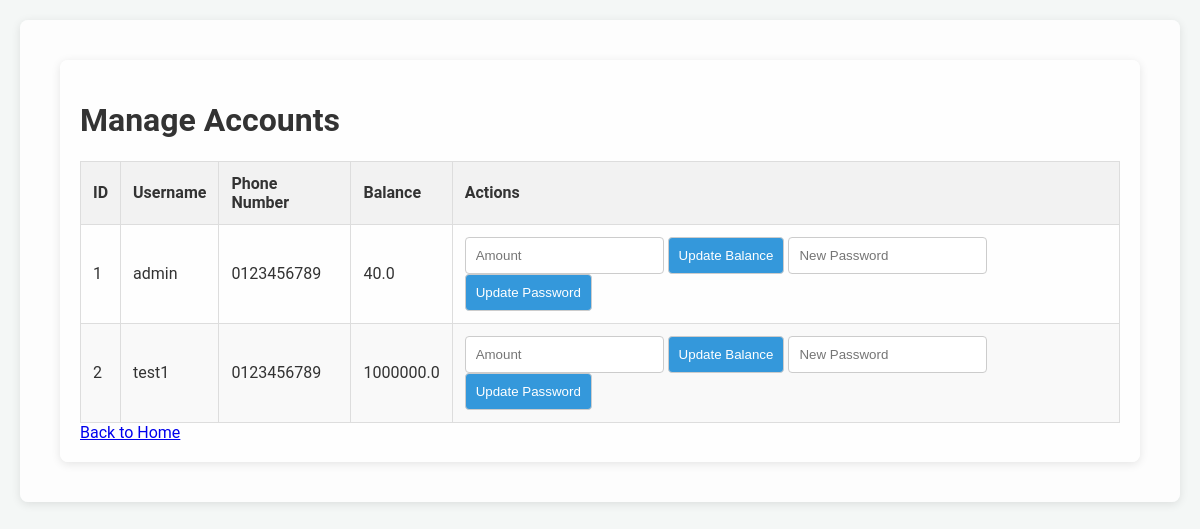
/manage_accounts (signed in), run on an earlier commit of the app's database.
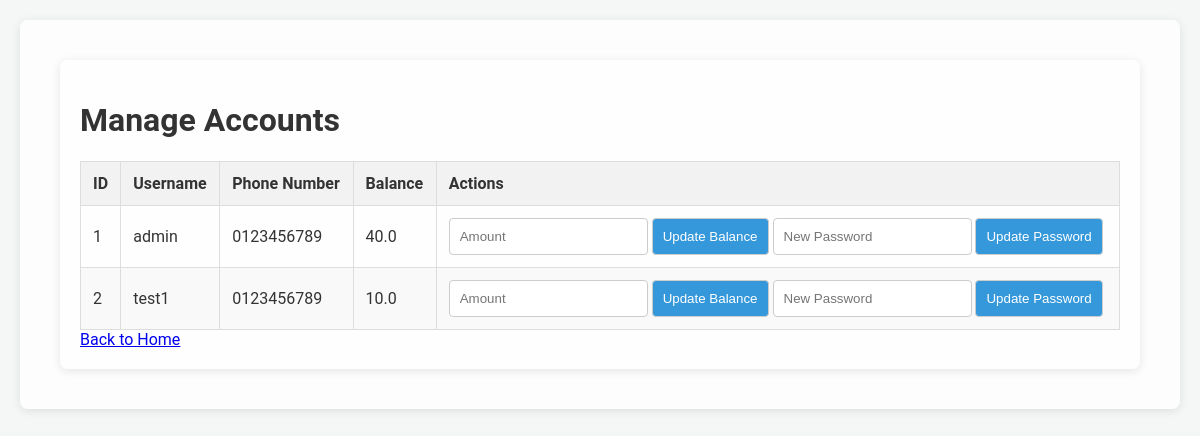
And on a later commit of the database.
### tables this page shows
CREATE TABLE users (
            id INTEGER PRIMARY KEY,
            username TEXT NOT NULL UNIQUE,
            password_hash TEXT NOT NULL
        , email TEXT, phone_number TEXT, gender TEXT, balance REAL DEFAULT 0.0, name TEXT);

### app.py (the view, shortened to what this page needs)
@app.route('/manage_accounts', methods=['GET', 'POST'])
def manage_accounts():
    user_id = session.get('user_id')
    if not user_id:
        flash('You need to log in to manage accounts.')
        return redirect(url_for('login'))
    user = get_user_by_id(user_id)
    if user is None or user[1] != 'admin':
        flash('You do not have permission to manage accounts.')
        return redirect(url_for('home'))
    users = get_all_users()
    return render_template('manage_accounts.html', users=users)

### database.py (called while the page is built)
def get_user_by_id(user_id):
    conn = sqlite3.connect('bus_reservation.db')
    cursor = conn.cursor()
    cursor.execute('SELECT * FROM users WHERE id = ?', (user_id,))
    user = cursor.fetchone()
    conn.close()
    return user

def get_all_users():
    conn = sqlite3.connect('bus_reservation.db')
    cursor = conn.cursor()
    cursor.execute('SELECT id, username, phone_number, balance FROM users')
    users = cursor.fetchall()
    conn.close()
    return users

### templates/manage_accounts.html (shortened to what this page needs)
{% extends "base.html" %}
{% block content %}
<div class="container">
    <h1>Manage Accounts</h1>
    <table>
        <thead>
            <tr>
                <th>ID</th>
                <th>Username</th>
                <th>Phone Number</th>
                <th>Balance</th>
                <th>Actions</th>
            </tr>
        </thead>
        <tbody>
            {% for user in users %}
            <tr>
                <td>{{ user[0] }}</td>
                <td>{{ user[1] }}</td>
                <td>{{ user[2] }}</td>
                <td>{{ user[3] }}</td>
                <td>
                    <form action="{{ url_for('manage_accounts') }}" method="POST" style="display:inline;">
                        <input type="number" name="amount" placeholder="Amount" required>
                        <button type="submit">Update Balance</button>
                    </form>
                    <form action="{{ url_for('manage_accounts') }}" method="POST" style="display:inline;">
                        <input type="password" name="new_password" placeholder="New Password" required>
                        <button type="submit">Update Password</button>
                    </form>
                </td>
            </tr>
            {% endfor %}
        </tbody>
    </table>
    <a href="{{ url_for('home') }}">Back to Home</a>
</div>
{% endblock %}

### templates/base.html (shortened to what this page needs)
<!DOCTYPE html>
<html lang="en">
<head>
    <link rel="stylesheet" type="text/css" href="{{ url_for('static', filename='styles.css') }}">
</head>
<body>
    <div class="container">
        <div class="content">
            {% block content %}{% endblock %}
        </div>
    </div>
</body>
</html>

### static/styles.css (style rules this page uses)
body { font-family: 'Roboto', sans-serif; background-color: #f4f7f6; color: #333; margin: 0; padding: 20px; background-image: url('/static/background.jpg'); background-size: cover; background-position: center; }
.container { max-width: 1200px; margin: auto; padding: 20px; background-color: rgba(255, 255, 255, 0.8); border-radius: 8px; box-shadow: 0 2px 10px rgba(0, 0, 0, 0.1); }
.content { padding: 20px; }
table { width: 100%; border-collapse: collapse; margin-top: 20px; }
table, th, td { border: 1px solid #ddd; }
th, td { padding: 12px; text-align: left; }
th { background-color: #f2f2f2; }
tr:nth-child(even) { background-color: #f9f9f9; }
form { display: flex; flex-direction: column; gap: 10px; }
form input, form select, form button { padding: 10px; border: 1px solid #ccc; border-radius: 4px; }
form button { background-color: #3498db; color: white; cursor: pointer; }

What changed in the data, as far as the page shows it:
changed users "test1": balance "1000000.0" → "10.0"
